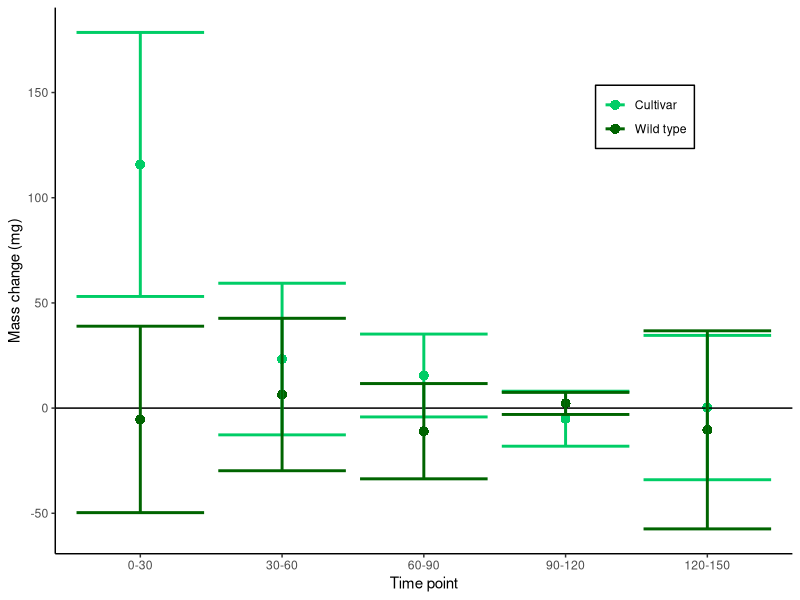
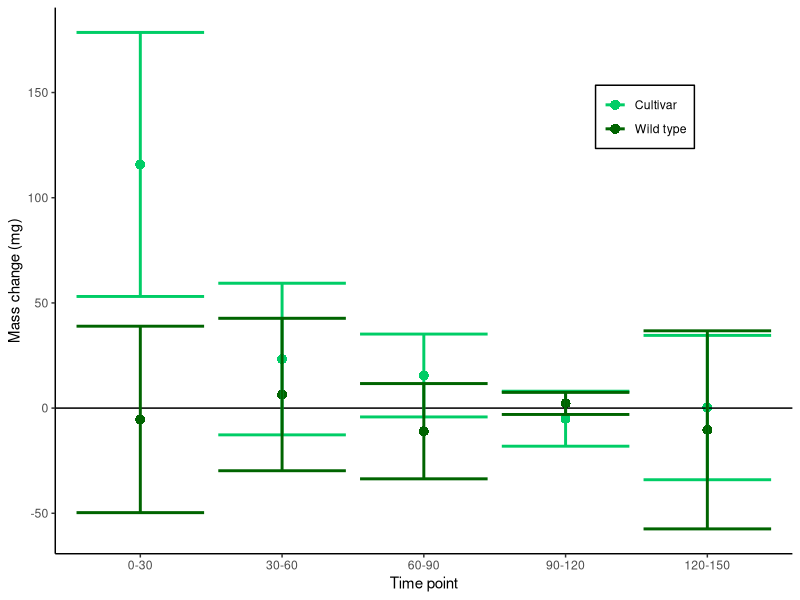

Recreate these plots in R, in order.
###########################################################################################
##
## R source code to accompany Hoffman, Perretta, Lemoine, and Smith (2019), last updated 14 December 2018.
## Please contact Ava Hoffman (avamariehoffman@gmail.com) with questions.
##
## If you found this code useful, please cite the accompanying paper. Thank you! :)
## 
##
###########################################################################################

## SET YOUR WORKING DIRECTORY TO WHEREVER YOU HAVE DOWNLOADED ACCOMPANYING FILES
wd <- '<your path here>'
setwd(wd)
library(ggplot2)

###########################################################################################
## This code examines the difference in plant weight over time to determine optimal acclimation
## time for plants entering the palatability or preference assays. This code generates and 
## accompanies Fig. 1. 
###########################################################################################

cd1=c(150.8,130.5,148.5,108.4,40.9) ## differences in mass between time point 1 and 2, for cultivar
cd2=c(67.9,6.4,24.6,8,9.7) ## differences in mass between time point 2 and 3... and so on
cd3=c(11,11.5,40.6,6.3,8.1)
cd4=c(5.7,-18.8,0.9,-4.2,-8.8)
cd5=c(-42.6,7,20,12.7,4.2)

t.test(cd1,cd2,paired=T) ## differ
t.test(cd2,cd3,paired=T) ## do not differ
t.test(cd3,cd4,paired=T) ## differ
t.test(cd4,cd5,paired=T) ## do wot differ - mass difference has not changed between time 4 & 5 versus 5 & 6

wd1=c(22,6.4,23.7,-36.9,-42.1) ## differences in mass between time point 1 and 2, for native
wd2=c(-6.7,0.8,-19.6,49.3,8.5) ## differences in mass between time point 2 and 3... and so on
wd3=c(5.5,0.7,-8.5,-35.8,-16.8)
wd4=c(2.2,3,7.8,-2.6,0.7)
wd5=c(26.4,7.4,7.5,-45,-48)

t.test(wd1,wd2,paired=T) ## do not differ
t.test(wd2,wd3,paired=T) ## do not differ
t.test(wd3,wd4,paired=T) ## do not differ
t.test(wd4,wd5,paired=T) ## do not differ - mass difference has changed little for wild type, but since cultivar needs adjustment,
  ## both types will be acclimated

startdata <- rbind(cd1,cd2,cd3,cd4,cd5,wd1,wd2,wd3,wd4,wd5) ## combine data for plotting
ggdata <- data.frame()
for(i in 1:10){
  ggdata[i,1] <- mean(startdata[i,]) ## mean
  ggdata[i,2] <- (mean(startdata[i,])) - qt(0.975,df=4)*sd(startdata[i,])/sqrt(4) ## lower 95% interval bound
  ggdata[i,3] <- (mean(startdata[i,])) + qt(0.975,df=4)*sd(startdata[i,])/sqrt(4) ## upper 95% interval bound
}
names(ggdata) <- c("mean","lower95%","upper95%") ; ggdata
times <- c("1","2","3","4",'5',"1","2","3","4",'5') 
labs <- c("c","c","c","c",'c',"w","w","w","w",'w')
ggdata <- cbind(ggdata,times,labs)
ggdata$times <- as.factor(as.character(ggdata$times))

ggplot(ggdata, aes(y=mean, x=times, group=times, color=labs)) +
  xlab("Time point") +
  ylab("Mass change (mg)") +
  theme_classic() +
  geom_point(pch=16,size=3) +
  scale_color_manual(values=c("springgreen3","darkgreen"),labels=c("Cultivar","Wild type")) +
  scale_x_discrete(labels = c("0-30","30-60","60-90","90-120","120-150")) +
  theme(legend.position=c(.8,.8)) +
  geom_hline(yintercept = 0) +
  theme(legend.title = element_blank()) +
  geom_errorbar(aes(ymin=`lower95%`, ymax=`upper95%`), size=1) +
  theme(legend.background = element_rect(size=0.5, linetype="solid",colour="black"))
ggsave(file="water_acclimation.jpg",height=4,width=4)
